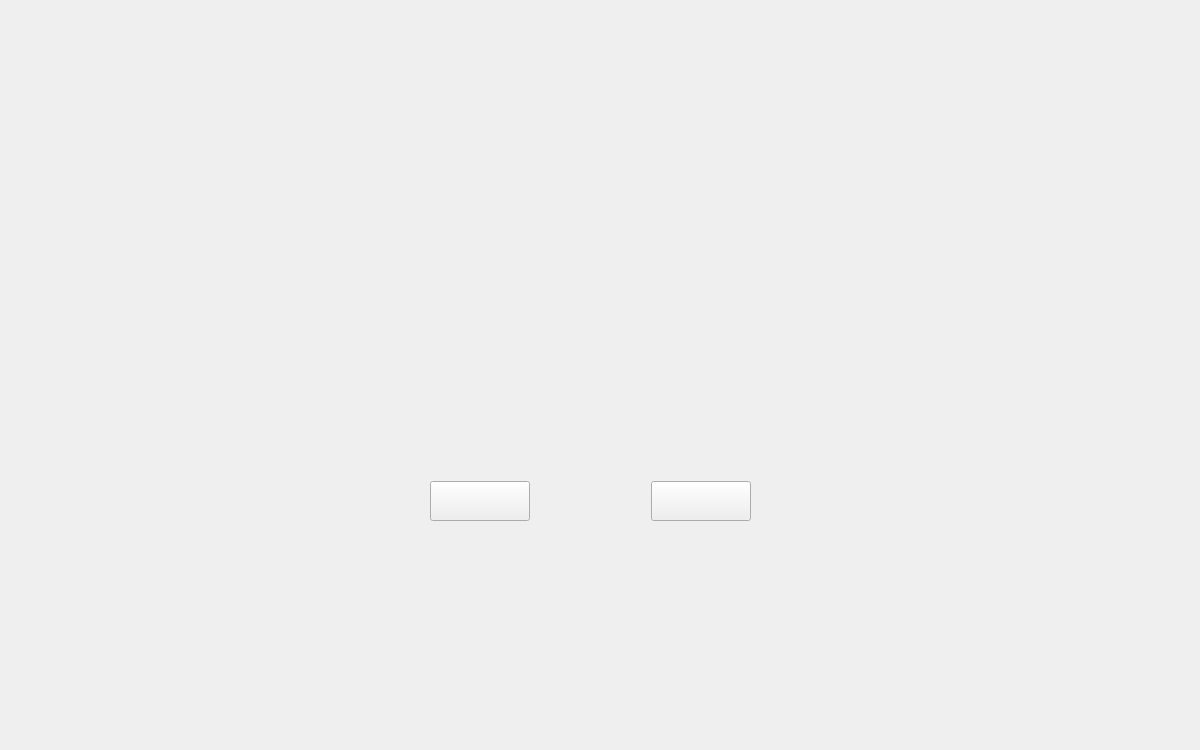
<?xml version="1.0" encoding="UTF-8"?>
<ui version="4.0">
 <class>Result</class>
 <widget class="QWidget" name="Result">
  <property name="geometry">
   <rect>
    <x>0</x>
    <y>0</y>
    <width>1200</width>
    <height>750</height>
   </rect>
  </property>
  <property name="minimumSize">
   <size>
    <width>1200</width>
    <height>750</height>
   </size>
  </property>
  <property name="windowTitle">
   <string>Form</string>
  </property>
  <widget class="QWidget" name="background" native="true">
   <property name="geometry">
    <rect>
     <x>-1</x>
     <y>159</y>
     <width>1201</width>
     <height>421</height>
    </rect>
   </property>
   <property name="styleSheet">
    <string notr="true">border-image: url(:/images/images/levels/grey.png);</string>
   </property>
   <widget class="QWidget" name="widget" native="true">
    <property name="geometry">
     <rect>
      <x>320</x>
      <y>0</y>
      <width>541</width>
      <height>411</height>
     </rect>
    </property>
    <property name="styleSheet">
     <string notr="true">border-image: url(:/images/images/maps/win.png);</string>
    </property>
   </widget>
  </widget>
  <widget class="QWidget" name="layoutWidget">
   <property name="geometry">
    <rect>
     <x>430</x>
     <y>480</y>
     <width>321</width>
     <height>42</height>
    </rect>
   </property>
   <layout class="QHBoxLayout" name="horizontalLayout">
    <item>
     <widget class="QPushButton" name="restart">
      <property name="minimumSize">
       <size>
        <width>100</width>
        <height>40</height>
       </size>
      </property>
      <property name="styleSheet">
       <string notr="true">border-image: url(:/images/images/maps/restart.png);</string>
      </property>
      <property name="text">
       <string/>
      </property>
     </widget>
    </item>
    <item>
     <spacer name="horizontalSpacer">
      <property name="orientation">
       <enum>Qt::Horizontal</enum>
      </property>
      <property name="sizeHint" stdset="0">
       <size>
        <width>40</width>
        <height>20</height>
       </size>
      </property>
     </spacer>
    </item>
    <item>
     <widget class="QPushButton" name="quit">
      <property name="minimumSize">
       <size>
        <width>100</width>
        <height>40</height>
       </size>
      </property>
      <property name="styleSheet">
       <string notr="true">border-image: url(:/images/images/maps/quit.png);</string>
      </property>
      <property name="text">
       <string/>
      </property>
     </widget>
    </item>
   </layout>
  </widget>
  <widget class="QWidget" name="image" native="true">
   <property name="geometry">
    <rect>
     <x>510</x>
     <y>340</y>
     <width>171</width>
     <height>161</height>
    </rect>
   </property>
   <property name="styleSheet">
    <string notr="true">image: url(:/images/images/maps/res3.png);</string>
   </property>
  </widget>
 </widget>
 <resources/>
 <connections/>
</ui>
